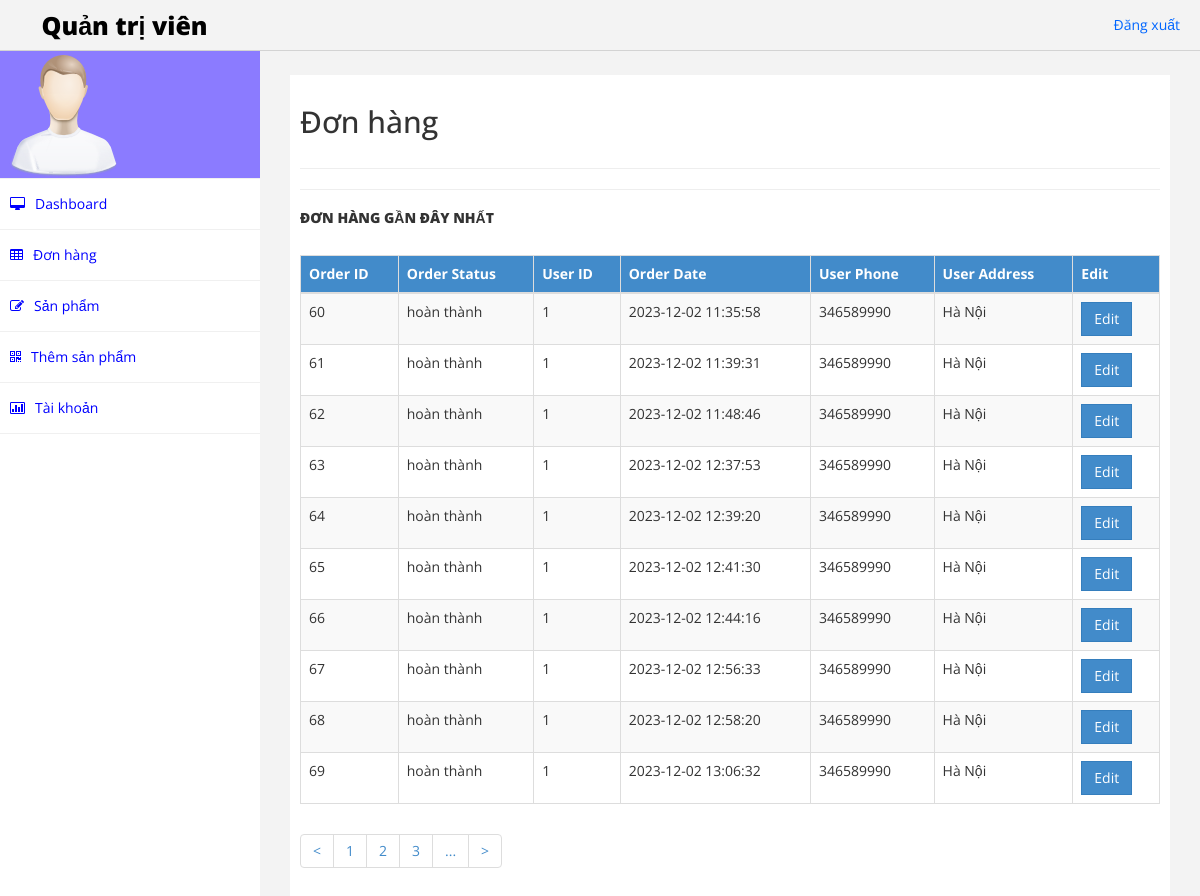
Screenshot of /Hshop/admin/dashboard.php (signed in) with the database file from the repository.
### tables this page shows
CREATE TABLE `orders` (
  `order_id` int(11) NOT NULL,
  `order_cost` int(15) NOT NULL,
  `order_status` varchar(100) NOT NULL,
  `user_id` int(11) NOT NULL,
  `user_phone` int(11) NOT NULL,
  `user_city` varchar(255) NOT NULL,
  `user_address` varchar(255) NOT NULL,
  `order_date` datetime NOT NULL
);

### Hshop/admin/dashboard.php (the view, shortened to what this page needs)
<?php include('header.php') ?>
<?php
if(isset($_GET['page_no']) && $_GET['page_no'] != "") {
    $page_no = $_GET["page_no"];
  }else{
    $page_no = 1;
  }
  $stmt1 = $conn->prepare("SELECT count(*) As total_records FROM orders");
  $stmt1->execute();
  $stmt1->bind_result($total_records);
  $total_records_per_page = 10;
  $offset = ($page_no-1) * $total_records_per_page;
  $total_no_of_pages = ceil($total_records/$total_records_per_page);
  $stmt2 = $conn->prepare("SELECT * FROM orders LIMIT $offset,$total_records_per_page");
  $stmt2->execute();
  $order = $stmt2->get_result();
?>
        <nav class="navbar-default navbar-side" role="navigation">
            <div class="sidebar-collapse">
                <ul class="nav" id="main-menu">
                    <li class="text-center user-image-back">
                        <img src="assets/img/find_user.png" class="img-responsive" />
                    </li>
                    <li>
                        <a href="dashboard.php"><i class="fa fa-desktop "></i>Dashboard</a>
                    </li>
                    <li>
                        <a href="dashboard.php"><i class="fa fa-table "></i>Đơn hàng</a>
                    </li>
                    <li>
                        <a href="products.php"><i class="fa fa-edit "></i>Sản phẩm</a>
                    </li>
                    <li>
                        <a href="add_product.php"><i class="fa fa-qrcode "></i>Thêm sản phẩm</a>
                    </li>
                    <li>
                        <a href="account.php"><i class="fa fa-bar-chart-o"></i>Tài khoản</a>
                    </li>
                </ul>
            </div>
        </nav>
        <div id="page-wrapper">
            <div id="page-inner">
                <div class="row">
                    <div class="col-md-12">
                        <h2>Đơn hàng</h2>
                    </div>
                </div>
                <hr />
                <hr />
                <div>
                    <div>
                        <h5>Đơn hàng gần đây nhất</h5>
                        <table class="table table-striped table-bordered table-hover">
                            <thead class="btn-primary">
                                <tr>
                                    <th>Order ID</th>
                                    <th>Order Status</th>
                                    <th>User ID</th>
                                    <th>Order Date</th>
                                    <th>User Phone</th>
                                    <th>User Address</th>
                                    <th>Edit</th>
                                </tr>
                            </thead>
                            <tbody>
                                <?php foreach($order as $order) { ?>
                                <tr>
                                    <td><?php echo $order['order_id'] ?></td>
                                    <td><?php echo $order['order_status'] ?></td>
                                    <td><?php echo $order['user_id'] ?></td>
                                    <td><?php echo $order['order_date'] ?></td>
                                    <td><?php echo $order['user_phone'] ?></td>
                                    <td><?php echo $order['user_address'] ?></td>
                                    <td><a href="edit_orders.php?order_id=<?php echo $order['order_id'] ?>" class="btn btn-primary">Edit</a></td>
                                </tr>
                                <?php }?>
                            </tbody>
                        </table>
                        <nav aria-label="page navigation">
                                <ul class="pagination mt-5 text-center" style="bottom: 0;left: 0;right: 0;margin: 10px auto;justify-content: center;z-index: 1;">
                                    <li class="page-item <?php if($page_no<=1){echo 'disable';} ?> ">
                                    <a href="<?php if($page_no<=1) {echo '#';}else{echo '?page_no='.$page_no-1;} ?>" class="page-link"><</a>
                                    </li>
                                    <li class="page-item"><a href="?page_no=1" class="page-link">1</a></li>
                                    <li class="page-item"><a href="?page_no=2" class="page-link">2</a></li>
                                    <li class="page-item"><a href="?page_no=3" class="page-link">3</a></li>
                                    <li class="page-item"><a href="" class="page-link">...</a></li>
                                    <li class="page-item <?php if($page_no>= $total_no_of_pages){echo '#';} ?> ">
                                    <a href="<?php if($page_no>=$total_no_of_pages) {echo '#';}else{echo '?page_no='.$page_no+1;} ?>" class="page-link">></a>
                                    </li>
                                </ul>
                        </nav>
                    </div>
            </div>
        </div>
    </div>
</body>
</html>

### Hshop/admin/assets/css/custom.css (style rules this page uses)
body { font-family: 'Open Sans', sans-serif; }
#page-wrapper { padding: 15px 15px; min-height: 600px; background:#F3F3F3; }
#page-inner { width:100%; margin:10px 20px 10px 0px; background-color:#fff!important; padding:10px; min-height:1200px; }
.text-center { text-align:center; }
.user-image-back { background-color:#8B7BFF; }
h5,.h5 { font-size: 14px; font-weight: 900; text-transform: uppercase; padding-bottom:20px; }
.sidebar-collapse , .sidebar-collapse .nav { background:none; }
.sidebar-collapse .nav { padding:0; }
.sidebar-collapse .nav > li > a { background: #FFFFFF; text-shadow: none; color:#0000FF; }
.sidebar-collapse > .nav > li > a { padding:15px 10px; }
.sidebar-collapse > .nav > li { border-bottom: 1px solid rgba(240, 240, 240, 1) !important; }
.navbar-side { border:none; background-color: #202020; }
.navbar-default { border:0px solid #DDDDDD; }
.nav > li > a > i { margin-right:10px; }
.btn { border-radius: 0px; -webkit-border-radius: 0px; -moz-border-radius: 0px; }
@media (min-width:768px) { #page-wrapper { margin: 0 0 0 260px; padding: 15px 30px; min-height: 1200px; } }
@media (min-width:768px) { .navbar-side { z-index: 1; position: absolute; width: 260px; } }

### rows the page displays
orders: order_id "60", order_status "hoàn thành", user "1", order_date "2023-12-02 11:35:58", user_phone "346589990", user_address "Hà Nội"
orders: order_id "61", order_status "hoàn thành", user "1", order_date "2023-12-02 11:39:31", user_phone "346589990", user_address "Hà Nội"
orders: order_id "62", order_status "hoàn thành", user "1", order_date "2023-12-02 11:48:46", user_phone "346589990", user_address "Hà Nội"
orders: order_id "63", order_status "hoàn thành", user "1", order_date "2023-12-02 12:37:53", user_phone "346589990", user_address "Hà Nội"
orders: order_id "64", order_status "hoàn thành", user "1", order_date "2023-12-02 12:39:20", user_phone "346589990", user_address "Hà Nội"
orders: order_id "65", order_status "hoàn thành", user "1", order_date "2023-12-02 12:41:30", user_phone "346589990", user_address "Hà Nội"
orders: order_id "66", order_status "hoàn thành", user "1", order_date "2023-12-02 12:44:16", user_phone "346589990", user_address "Hà Nội"
orders: order_id "67", order_status "hoàn thành", user "1", order_date "2023-12-02 12:56:33", user_phone "346589990", user_address "Hà Nội"
orders: order_id "68", order_status "hoàn thành", user "1", order_date "2023-12-02 12:58:20", user_phone "346589990", user_address "Hà Nội"
orders: order_id "69", order_status "hoàn thành", user "1", order_date "2023-12-02 13:06:32", user_phone "346589990", user_address "Hà Nội"
